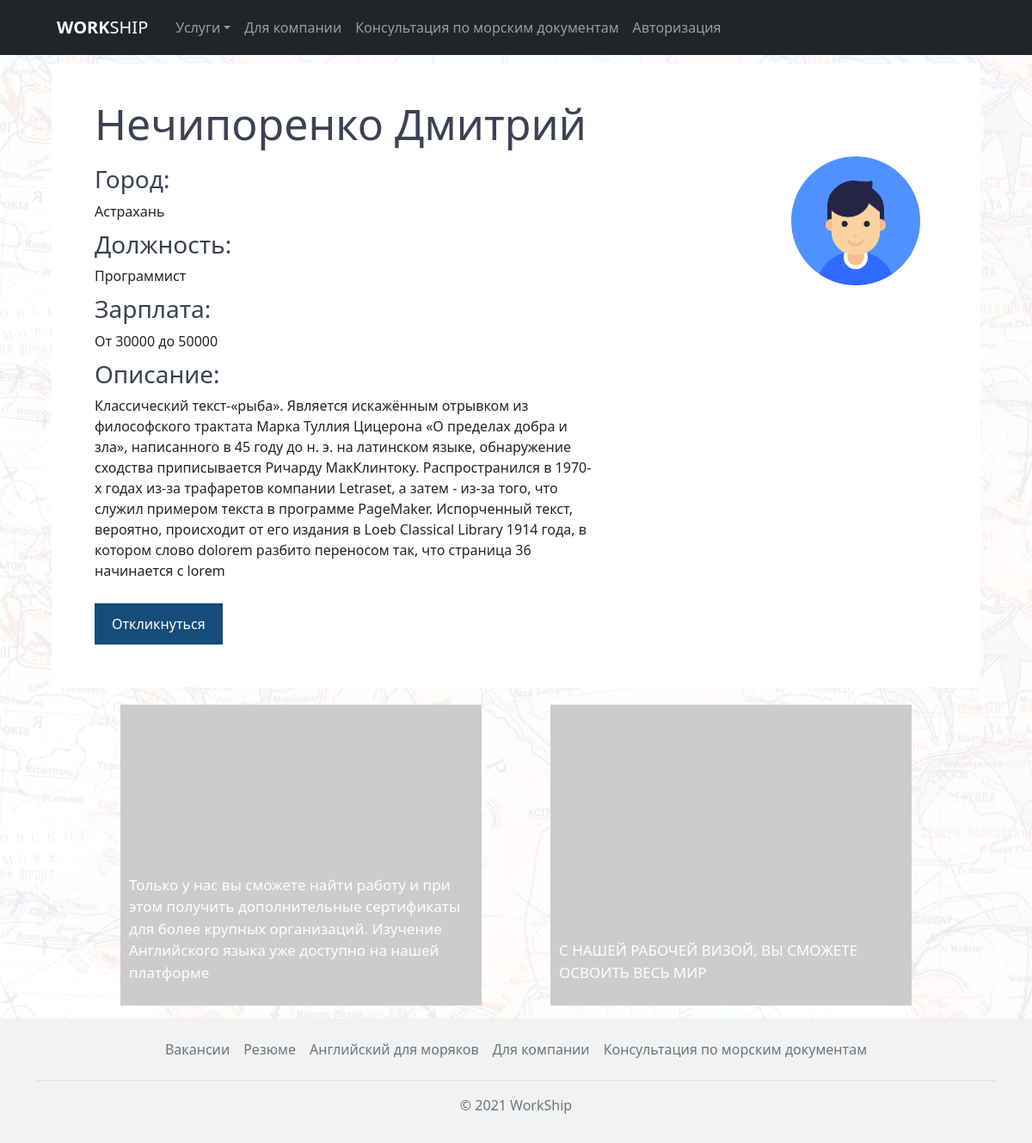
/summaries/detail/1/, run on an earlier commit of the app's database.
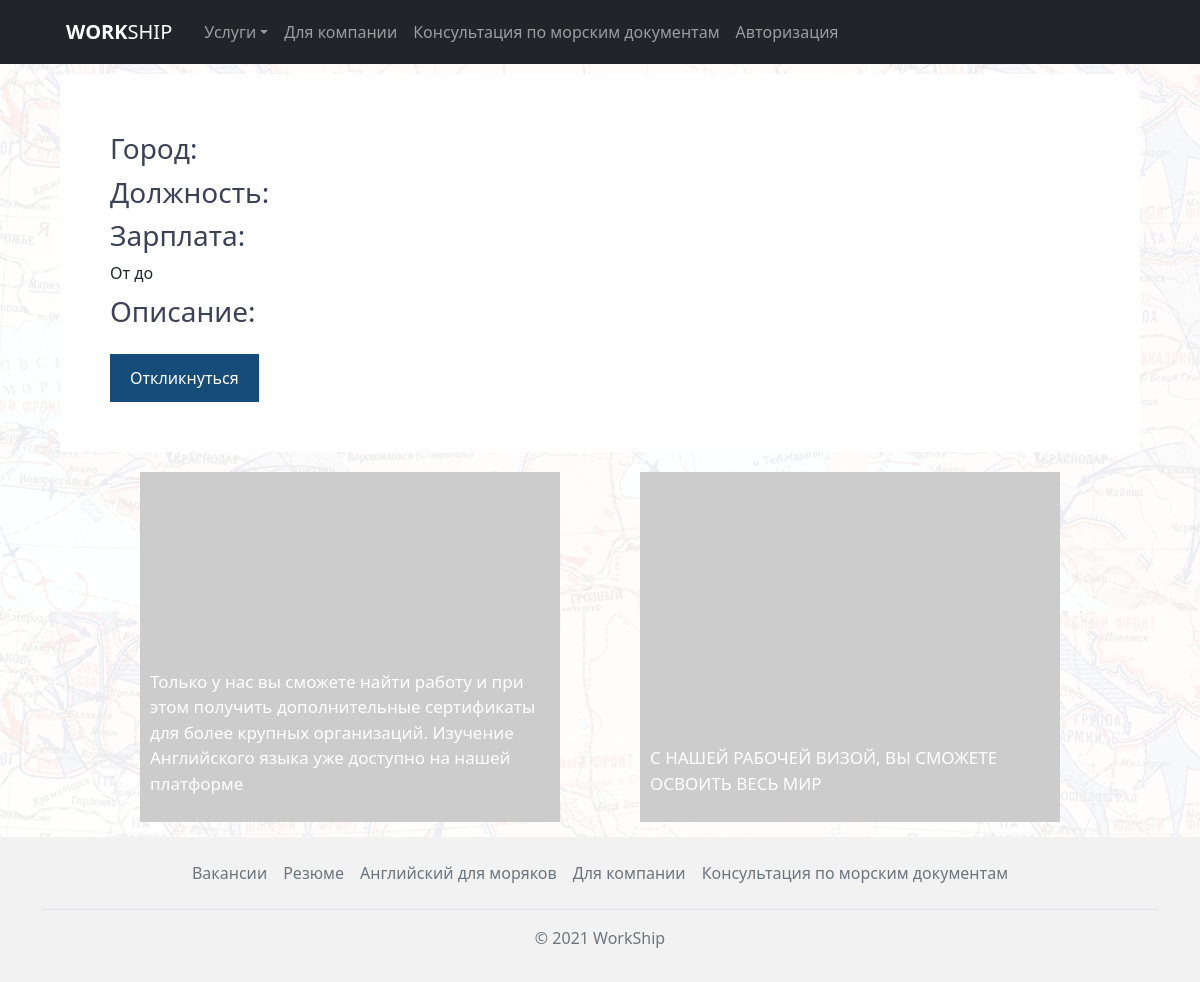
And on a later commit of the database.
### summaries/models.py (models this page shows, shortened)
class Summary(models.Model):
    name = models.CharField('Название', max_length=255)
    job = models.CharField('Должность', max_length=255)
    city = models.CharField('Город', max_length=255)
    salary_min = models.CharField('Зарплата от', max_length=255)
    salary_max = models.CharField('Зарплата до', max_length=255)
    extra = models.TextField('Дополнительно', default='Без описания')
    image = models.ImageField(upload_to=image_directory_path, storage=image_storage, default='static/defaultuser.png')
    class Meta:
        verbose_name = 'Резюме'
        verbose_name_plural = 'Резюме'

### summaries/views.py (the view)
# urls.py: path('detail/<int:summary_id>/', views.summaries_detail, name='summaries_detail'),
def summaries_detail(request, summary_id):
    try:
        summary = Summary.objects.get(pk=summary_id)
    except Summary.DoesNotExist:
        summary = None
    return render(request, 'summaries/summaries_detail.html', {'summary': summary})

### summaries/templates/summaries/summaries_detail.html (shortened to what this page needs)
{% extends 'main/layout.html' %}
{% block content %}
      <div class="wrapper">
        <div class="vacancies">
          <div class="vacancies__header">
            <h2>{{summary.name}}</h2>
          </div>
          <div class="vacancy__detail">
            <div class="vacancy__text">
             <div><h3>Город: </h3> {{ summary.city }}</div>
            <div><h3>Должность: </h3> {{ summary.job }}</div>
            <div><h3>Зарплата: </h3>От {{ summary.salary_min }} до {{ summary.salary_max }}</div>
            <div class="vacancy__description">
              <h3>Описание:</h3>
              <p>
                 {{ summary.extra }}
              </p>
            </div>
            </div>
             <div class="vacancy__logo">
               <img src="{{summary.image.url}}" alt="">
             </div>
          </div>
          <div class="respond-button">
            <button>Откликнуться</button>
          </div>
        </div>
        <div class="slider_index">
          <div class="slider_index__container">
            <div class="slider_index__element">
              <p>
                Только у нас вы сможете найти работу и при этом получить
                дополнительные сертификаты для более крупных организаций.
                Изучение Английского языка уже доступно на нашей платформе
              </p>
              <img src="https://via.placeholder.com/815x540" alt="" />
            </div>
            <div class="slider_index__element">
              <p>С НАШЕЙ РАБОЧЕЙ ВИЗОЙ, ВЫ СМОЖЕТЕ ОСВОИТЬ ВЕСЬ МИР</p>
              <img src="https://via.placeholder.com/815x540" alt="" />
            </div>
          </div>
        </div>
      </div>
{% endblock %}

What changed in the data, as far as the page shows it:
removed Summary: name "Нечипоренко Дмитрий", city "Астрахань", job "Программист", salary_min "30000", salary_max "50000", extra "Классический текст-«рыба». Является искажённым отрывком из философского трактата Марка Туллия Цицерона «О пределах добра и зла», написанного в 45 году до н. э. на латинском языке, обнаружение сходства приписывается Ричарду МакКлинтоку. Распространился в 1970-х годах из-за трафаретов компании Letraset, a затем - из-за того, что служил примером текста в программе PageMaker. Испорченный текст, вероятно, происходит от его издания в Loeb Classical Library 1914 года, в котором слово dolorem разбито переносом так, что страница 36 начинается с lorem", image (placeholder picture)
